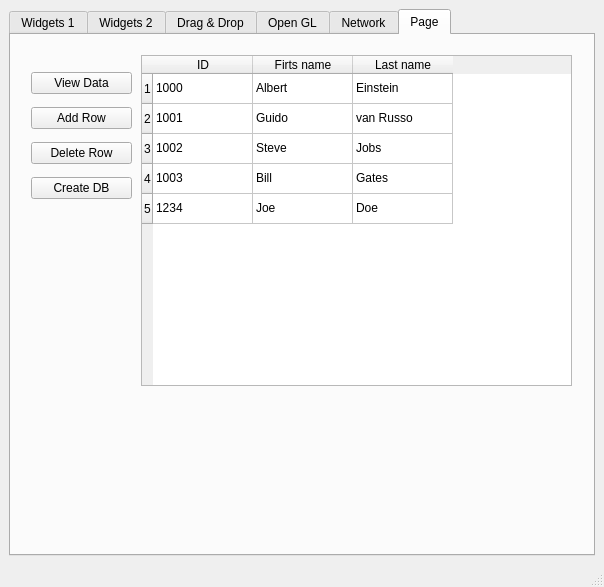
<?xml version="1.0" encoding="UTF-8"?>
<ui version="4.0">
 <class>MainWindow</class>
 <widget class="QMainWindow" name="MainWindow">
  <property name="geometry">
   <rect>
    <x>0</x>
    <y>0</y>
    <width>604</width>
    <height>587</height>
   </rect>
  </property>
  <property name="windowTitle">
   <string>MainWindow</string>
  </property>
  <widget class="QWidget" name="centralwidget">
   <layout class="QHBoxLayout" name="horizontalLayout">
    <item>
     <widget class="QTabWidget" name="tabWidget">
      <property name="currentIndex">
       <number>5</number>
      </property>
      <widget class="QWidget" name="tab">
       <attribute name="title">
        <string>Widgets 1</string>
       </attribute>
       <widget class="QWidget" name="verticalLayoutWidget">
        <property name="geometry">
         <rect>
          <x>19</x>
          <y>9</y>
          <width>621</width>
          <height>491</height>
         </rect>
        </property>
        <layout class="QVBoxLayout" name="verticalLayout">
         <item>
          <widget class="QTabWidget" name="tabWidget_2">
           <property name="currentIndex">
            <number>0</number>
           </property>
           <widget class="QWidget" name="tab_3">
            <attribute name="title">
             <string>Tree</string>
            </attribute>
            <widget class="QTreeWidget" name="treeWidget">
             <property name="geometry">
              <rect>
               <x>0</x>
               <y>0</y>
               <width>601</width>
               <height>451</height>
              </rect>
             </property>
             <column>
              <property name="text">
               <string>Headers</string>
              </property>
             </column>
             <column>
              <property name="text">
               <string notr="true">Item</string>
              </property>
             </column>
             <column>
              <property name="text">
               <string>Subitem</string>
              </property>
             </column>
             <column>
              <property name="text">
               <string notr="true">New Column</string>
              </property>
             </column>
            </widget>
           </widget>
           <widget class="QWidget" name="tab_4">
            <attribute name="title">
             <string>Calendar</string>
            </attribute>
            <widget class="QDateEdit" name="dateEdit">
             <property name="geometry">
              <rect>
               <x>10</x>
               <y>10</y>
               <width>591</width>
               <height>22</height>
              </rect>
             </property>
             <property name="alignment">
              <set>Qt::AlignCenter</set>
             </property>
            </widget>
            <widget class="QCalendarWidget" name="calendarWidget">
             <property name="geometry">
              <rect>
               <x>10</x>
               <y>40</y>
               <width>591</width>
               <height>401</height>
              </rect>
             </property>
            </widget>
           </widget>
          </widget>
         </item>
        </layout>
       </widget>
      </widget>
      <widget class="QWidget" name="tab_2">
       <attribute name="title">
        <string>Widgets 2</string>
       </attribute>
       <widget class="QGroupBox" name="groupBox">
        <property name="geometry">
         <rect>
          <x>20</x>
          <y>10</y>
          <width>221</width>
          <height>181</height>
         </rect>
        </property>
        <property name="title">
         <string>Choose Option</string>
        </property>
        <widget class="QWidget" name="layoutWidget">
         <property name="geometry">
          <rect>
           <x>20</x>
           <y>30</y>
           <width>133</width>
           <height>65</height>
          </rect>
         </property>
         <layout class="QVBoxLayout" name="verticalLayout_2">
          <item>
           <widget class="QRadioButton" name="radioButton_start">
            <property name="text">
             <string>Start</string>
            </property>
            <property name="checked">
             <bool>true</bool>
            </property>
           </widget>
          </item>
          <item>
           <widget class="QRadioButton" name="radioButton_stop">
            <property name="text">
             <string>Stop</string>
            </property>
           </widget>
          </item>
          <item>
           <widget class="QRadioButton" name="radioButton_reset">
            <property name="statusTip">
             <string>This is Option 2</string>
            </property>
            <property name="text">
             <string>Reset</string>
            </property>
           </widget>
          </item>
         </layout>
        </widget>
       </widget>
       <widget class="QGroupBox" name="groupBox_2">
        <property name="geometry">
         <rect>
          <x>270</x>
          <y>20</y>
          <width>371</width>
          <height>171</height>
         </rect>
        </property>
        <property name="title">
         <string>Move the Dial</string>
        </property>
        <widget class="QDial" name="dial">
         <property name="geometry">
          <rect>
           <x>20</x>
           <y>30</y>
           <width>131</width>
           <height>121</height>
          </rect>
         </property>
        </widget>
        <widget class="QLCDNumber" name="lcdNumber">
         <property name="geometry">
          <rect>
           <x>190</x>
           <y>30</y>
           <width>161</width>
           <height>121</height>
          </rect>
         </property>
         <property name="digitCount">
          <number>2</number>
         </property>
        </widget>
       </widget>
       <widget class="QProgressBar" name="progressBar">
        <property name="geometry">
         <rect>
          <x>10</x>
          <y>460</y>
          <width>631</width>
          <height>23</height>
         </rect>
        </property>
        <property name="value">
         <number>24</number>
        </property>
       </widget>
       <widget class="QFontComboBox" name="fontComboBox">
        <property name="geometry">
         <rect>
          <x>20</x>
          <y>220</y>
          <width>221</width>
          <height>21</height>
         </rect>
        </property>
       </widget>
       <widget class="QLabel" name="label">
        <property name="geometry">
         <rect>
          <x>20</x>
          <y>260</y>
          <width>221</width>
          <height>171</height>
         </rect>
        </property>
        <property name="text">
         <string/>
        </property>
       </widget>
      </widget>
      <widget class="QWidget" name="tab_5">
       <attribute name="title">
        <string>Drag &amp;&amp; Drop</string>
       </attribute>
       <widget class="QLineEdit" name="lineEdit">
        <property name="geometry">
         <rect>
          <x>10</x>
          <y>10</y>
          <width>161</width>
          <height>20</height>
         </rect>
        </property>
        <property name="dragEnabled">
         <bool>true</bool>
        </property>
       </widget>
       <widget class="QComboBox" name="comboBox">
        <property name="geometry">
         <rect>
          <x>180</x>
          <y>10</y>
          <width>181</width>
          <height>22</height>
         </rect>
        </property>
        <property name="minimumSize">
         <size>
          <width>181</width>
          <height>0</height>
         </size>
        </property>
        <property name="acceptDrops">
         <bool>true</bool>
        </property>
        <property name="editable">
         <bool>true</bool>
        </property>
       </widget>
       <widget class="QPushButton" name="pushButton">
        <property name="geometry">
         <rect>
          <x>370</x>
          <y>10</y>
          <width>181</width>
          <height>23</height>
         </rect>
        </property>
        <property name="minimumSize">
         <size>
          <width>0</width>
          <height>23</height>
         </size>
        </property>
        <property name="acceptDrops">
         <bool>true</bool>
        </property>
        <property name="text">
         <string>PushButton</string>
        </property>
       </widget>
       <widget class="QListWidget" name="listWidget">
        <property name="geometry">
         <rect>
          <x>10</x>
          <y>40</y>
          <width>271</width>
          <height>401</height>
         </rect>
        </property>
        <property name="dragEnabled">
         <bool>true</bool>
        </property>
        <property name="dragDropMode">
         <enum>QAbstractItemView::DragDrop</enum>
        </property>
        <item>
         <property name="text">
          <string>Item 1</string>
         </property>
        </item>
        <item>
         <property name="text">
          <string>Item 2</string>
         </property>
        </item>
        <item>
         <property name="text">
          <string>Item 3</string>
         </property>
        </item>
        <item>
         <property name="text">
          <string>Item 4</string>
         </property>
        </item>
       </widget>
       <widget class="QListWidget" name="listWidget_2">
        <property name="geometry">
         <rect>
          <x>290</x>
          <y>40</y>
          <width>261</width>
          <height>401</height>
         </rect>
        </property>
       </widget>
      </widget>
      <widget class="QWidget" name="tab_6">
       <attribute name="title">
        <string>Open GL</string>
       </attribute>
       <widget class="QFrame" name="frame_gl">
        <property name="geometry">
         <rect>
          <x>120</x>
          <y>10</y>
          <width>300</width>
          <height>300</height>
         </rect>
        </property>
        <property name="frameShape">
         <enum>QFrame::StyledPanel</enum>
        </property>
        <property name="frameShadow">
         <enum>QFrame::Raised</enum>
        </property>
       </widget>
      </widget>
      <widget class="QWidget" name="tab_7">
       <attribute name="title">
        <string>Network</string>
       </attribute>
       <widget class="QGroupBox" name="groupBox_3">
        <property name="geometry">
         <rect>
          <x>10</x>
          <y>40</y>
          <width>231</width>
          <height>371</height>
         </rect>
        </property>
        <property name="title">
         <string>Client 1</string>
        </property>
        <widget class="QLineEdit" name="lineEdit_2">
         <property name="geometry">
          <rect>
           <x>10</x>
           <y>280</y>
           <width>211</width>
           <height>41</height>
          </rect>
         </property>
        </widget>
        <widget class="QPushButton" name="pushButton_2">
         <property name="geometry">
          <rect>
           <x>10</x>
           <y>330</y>
           <width>211</width>
           <height>23</height>
          </rect>
         </property>
         <property name="text">
          <string>Connect to Server</string>
         </property>
        </widget>
        <widget class="QTextEdit" name="textEdit">
         <property name="geometry">
          <rect>
           <x>10</x>
           <y>20</y>
           <width>211</width>
           <height>251</height>
          </rect>
         </property>
        </widget>
       </widget>
       <widget class="QGroupBox" name="groupBox_4">
        <property name="geometry">
         <rect>
          <x>330</x>
          <y>40</y>
          <width>251</width>
          <height>371</height>
         </rect>
        </property>
        <property name="title">
         <string>Client 2</string>
        </property>
        <widget class="QPushButton" name="pushButton_3">
         <property name="geometry">
          <rect>
           <x>10</x>
           <y>330</y>
           <width>231</width>
           <height>23</height>
          </rect>
         </property>
         <property name="text">
          <string>Connect to Server</string>
         </property>
        </widget>
        <widget class="QTextEdit" name="textEdit_2">
         <property name="geometry">
          <rect>
           <x>10</x>
           <y>20</y>
           <width>231</width>
           <height>251</height>
          </rect>
         </property>
        </widget>
        <widget class="QLineEdit" name="lineEdit_3">
         <property name="geometry">
          <rect>
           <x>10</x>
           <y>280</y>
           <width>231</width>
           <height>41</height>
          </rect>
         </property>
        </widget>
       </widget>
       <widget class="QWidget" name="verticalLayoutWidget_2">
        <property name="geometry">
         <rect>
          <x>250</x>
          <y>49</y>
          <width>77</width>
          <height>361</height>
         </rect>
        </property>
        <layout class="QVBoxLayout" name="verticalLayout_3">
         <item>
          <widget class="QPushButton" name="pushButton_4">
           <property name="text">
            <string>Start Server</string>
           </property>
          </widget>
         </item>
        </layout>
       </widget>
      </widget>
      <widget class="QWidget" name="tab_8">
       <attribute name="title">
        <string>Page</string>
       </attribute>
       <widget class="QTableWidget" name="tableWidget">
        <property name="geometry">
         <rect>
          <x>130</x>
          <y>20</y>
          <width>431</width>
          <height>331</height>
         </rect>
        </property>
        <row>
         <property name="text">
          <string>1</string>
         </property>
        </row>
        <row>
         <property name="text">
          <string>2</string>
         </property>
        </row>
        <row>
         <property name="text">
          <string>3</string>
         </property>
        </row>
        <row>
         <property name="text">
          <string>4</string>
         </property>
        </row>
        <row>
         <property name="text">
          <string>5</string>
         </property>
        </row>
        <column>
         <property name="text">
          <string>ID</string>
         </property>
        </column>
        <column>
         <property name="text">
          <string>Firts name</string>
         </property>
        </column>
        <column>
         <property name="text">
          <string>Last name</string>
         </property>
        </column>
        <item row="0" column="0">
         <property name="text">
          <string>1000</string>
         </property>
        </item>
        <item row="0" column="1">
         <property name="text">
          <string>Albert</string>
         </property>
        </item>
        <item row="0" column="2">
         <property name="text">
          <string>Einstein</string>
         </property>
        </item>
        <item row="1" column="0">
         <property name="text">
          <string>1001</string>
         </property>
        </item>
        <item row="1" column="1">
         <property name="text">
          <string>Guido</string>
         </property>
        </item>
        <item row="1" column="2">
         <property name="text">
          <string>van Russo</string>
         </property>
        </item>
        <item row="2" column="0">
         <property name="text">
          <string>1002</string>
         </property>
        </item>
        <item row="2" column="1">
         <property name="text">
          <string>Steve</string>
         </property>
        </item>
        <item row="2" column="2">
         <property name="text">
          <string>Jobs</string>
         </property>
        </item>
        <item row="3" column="0">
         <property name="text">
          <string>1003</string>
         </property>
        </item>
        <item row="3" column="1">
         <property name="text">
          <string>Bill</string>
         </property>
        </item>
        <item row="3" column="2">
         <property name="text">
          <string>Gates</string>
         </property>
        </item>
        <item row="4" column="0">
         <property name="text">
          <string>1234</string>
         </property>
        </item>
        <item row="4" column="1">
         <property name="text">
          <string>Joe</string>
         </property>
        </item>
        <item row="4" column="2">
         <property name="text">
          <string>Doe</string>
         </property>
        </item>
       </widget>
       <widget class="QWidget" name="">
        <property name="geometry">
         <rect>
          <x>20</x>
          <y>30</y>
          <width>101</width>
          <height>141</height>
         </rect>
        </property>
        <layout class="QVBoxLayout" name="verticalLayout_4">
         <item>
          <widget class="QPushButton" name="pushButton_6">
           <property name="text">
            <string>View Data</string>
           </property>
          </widget>
         </item>
         <item>
          <widget class="QPushButton" name="pushButton_7">
           <property name="text">
            <string>Add Row</string>
           </property>
          </widget>
         </item>
         <item>
          <widget class="QPushButton" name="pushButton_5">
           <property name="text">
            <string>Delete Row</string>
           </property>
          </widget>
         </item>
         <item>
          <widget class="QPushButton" name="pushButton_8">
           <property name="text">
            <string>Create DB</string>
           </property>
          </widget>
         </item>
        </layout>
       </widget>
      </widget>
     </widget>
    </item>
   </layout>
  </widget>
  <widget class="QMenuBar" name="menubar">
   <property name="geometry">
    <rect>
     <x>0</x>
     <y>0</y>
     <width>604</width>
     <height>21</height>
    </rect>
   </property>
  </widget>
  <widget class="QStatusBar" name="statusbar"/>
 </widget>
 <resources/>
 <connections>
  <connection>
   <sender>radioButton_stop</sender>
   <signal>clicked()</signal>
   <receiver>progressBar</receiver>
   <slot>reset()</slot>
   <hints>
    <hint type="sourcelabel">
     <x>139</x>
     <y>127</y>
    </hint>
    <hint type="destinationlabel">
     <x>158</x>
     <y>528</y>
    </hint>
   </hints>
  </connection>
  <connection>
   <sender>dial</sender>
   <signal>valueChanged(int)</signal>
   <receiver>lcdNumber</receiver>
   <slot>display(int)</slot>
   <hints>
    <hint type="sourcelabel">
     <x>390</x>
     <y>179</y>
    </hint>
    <hint type="destinationlabel">
     <x>492</x>
     <y>180</y>
    </hint>
   </hints>
  </connection>
  <connection>
   <sender>fontComboBox</sender>
   <signal>activated(QString)</signal>
   <receiver>label</receiver>
   <slot>setText(QString)</slot>
   <hints>
    <hint type="sourcelabel">
     <x>225</x>
     <y>286</y>
    </hint>
    <hint type="destinationlabel">
     <x>220</x>
     <y>374</y>
    </hint>
   </hints>
  </connection>
 </connections>
</ui>
